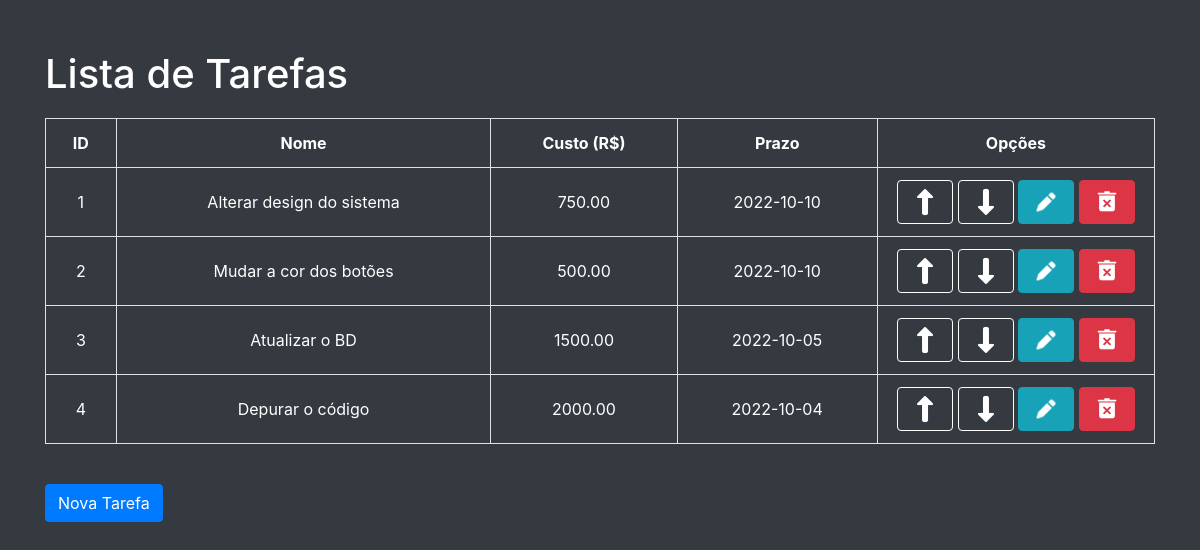
The page / on the database its author committed.
### tables this page shows
CREATE TABLE `tarefa` (
  `id` int(11) NOT NULL,
  `ordem` int(11) DEFAULT NULL,
  `nome` varchar(45) NOT NULL UNIQUE,
  `custo` decimal(20,2) NOT NULL,
  `prazo` date NOT NULL
);

### index.php (the view, shortened to what this page needs)
<?php
require 'config.php';
$lista = [];
$sql = $pdo->query("SELECT * FROM tarefa ORDER BY ordem");
if ($sql->rowCount() > 0) {
    $lista = $sql->fetchAll(PDO::FETCH_ASSOC);
}
?>
<!DOCTYPE html>
<html lang="pt-br">
<head>
    <link rel="stylesheet" href="https://cdn.jsdelivr.net/npm/bootstrap@4.1.3/dist/css/bootstrap.min.css">
    <link href="./style.css" rel="stylesheet">
</head>
<body class="bg-dark text-white" onload="corCusto()">
    <div class="container">
        <h1>Lista de Tarefas</h1>
        <table id="tabela" class="table table-bordered">
            <tr>
                <th>ID</th>
                <th>Nome</th>
                <th>Custo (R$)</th>
                <th>Prazo</th>
                <th id="opcoes">Opções</th>
            </tr>
            <?php foreach ($lista as $tarefa) : ?>
                <tr data-tarefa="<?= $tarefa['id']; ?>">
                    <td><?= $tarefa['id']; ?></td>
                    <td class="nome"><?= $tarefa['nome']; ?></td>
                    <td class="custo cor-custo"><?= $tarefa['custo']; ?></td>
                    <td class="prazo"><?= ($tarefa['prazo']) ?></td>
                    <td>
                        <form class="d-inline" method="POST" action="editar_action.php">
                            <button type="submit" id="botao-opcoes-ordem" class="btn btn-outline-dark"><img width="30" src="img/cima.png" alt="Botão subir"></button>
                        </form>
                        <form class="d-inline" method="POST" action="editar_action.php">
                            <button type="submit" id="botao-opcoes-ordem" class="btn btn-outline-dark"><img width="30" src="img/baixo.png" alt="Botão descer"></button>
                        </form>
                        <button type="button" id="botao-opcoes" class="btn btn-info" onclick="abrirModalEditar(<?= $tarefa['id']; ?>)"><img class="icon" width="30" src="img/editar.png" alt="Ícone Editar"></button>
                        <button type="button" id="botao-opcoes" data-id="<?= $tarefa['id']; ?>" class="btn btn-danger" onclick="abrirModalExcluir(<?= $tarefa['id']; ?>)" data-toggle="modal" data-target="#modal_excluir"><img class="icon" width="30" src="img/excluir.png" alt="Ícone Excluir"></button>
                    </td>
                </tr>
            <?php endforeach; ?>
        </table>
        <br>
        <a href="cadastrar.php"><button type="button" class="btn btn-primary">Nova Tarefa</button></a>
    </div>
</body>
</html>

### style.css (style rules this page uses)
#tabela { border: solid white 1 px; border-radius: 25px !important; }
#botao-opcoes-ordem { border: solid white 1px; }
#tabela, td { text-align: center; vertical-align: middle !important; }
#opcoes { width: 25%; }
.container { margin-top: 50px; }
h1 { margin-bottom: 20px; }
th { padding: 10px; }
td { padding: 15px; text-align: center; }

### rows shown on the page
tarefa: id "1", nome "Alterar design do sistema", custo "750.00", prazo "2022-10-10"
tarefa: id "2", nome "Mudar a cor dos botões", custo "500.00", prazo "2022-10-10"
tarefa: id "3", nome "Atualizar o BD", custo "1500.00", prazo "2022-10-05"
tarefa: id "4", nome "Depurar o código", custo "2000.00", prazo "2022-10-04"
